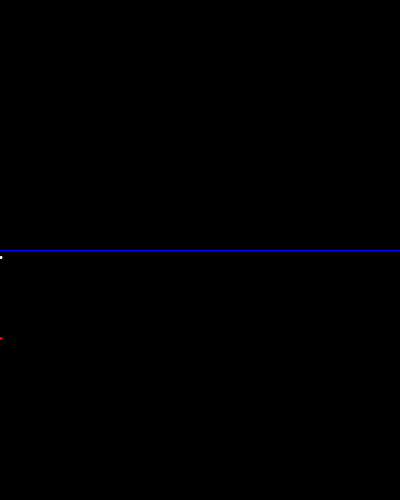
Frame 1 (no input)
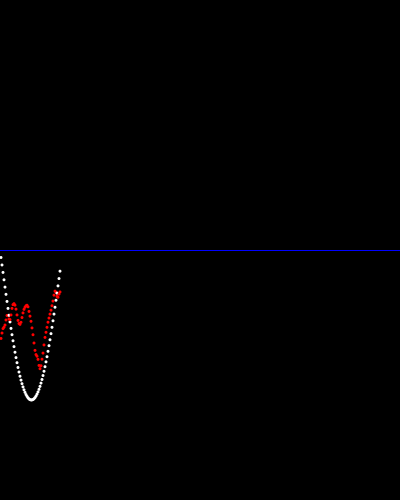
Frame 60 (the mouse pressed at the canvas centre just before this capture)
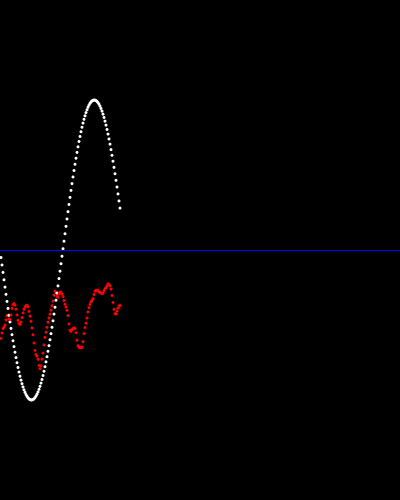
Frame 120 (the mouse held since frame 60 and released just before this capture)

The Processing sketch that drew these frames (run headless with seeded random() and noise(); from frame 60 on, the mouse is pressed at the canvas centre):

// Processing sketch: sine_vs_noise
// ── sine_vs_noise.pde
void setup() {
  size(400, 500);
  background(0);
}

void draw() {
  //
  float freq = frameCount * 0.05;
  float amp = 150;
  float sinValue = sin(freq)*amp;
  
  float x = frameCount;
  float y = height/2 + sinValue;
  
  stroke(0,0,255);
  line(0, height/2, width, height/2);
  
  noStroke();
  fill(255);
  ellipse(x, y, 3, 3);
  
  float noiseValue = noise(freq)*amp; // range 0 to 1
  
  float x1 = frameCount;
  float y1 = height/2 + noiseValue;
  
  fill(255, 0, 0);
  ellipse(x1, y1, 3, 3);
  
}
